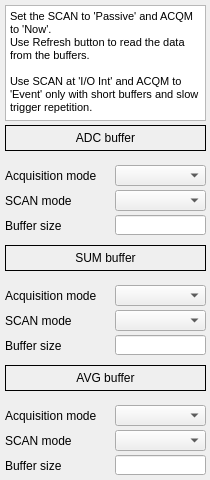
<?xml version="1.0" encoding="UTF-8"?>
<ui version="4.0">
 <class>MainWindow</class>
 <widget class="QMainWindow" name="MainWindow">
  <property name="geometry">
   <rect>
    <x>0</x>
    <y>0</y>
    <width>210</width>
    <height>480</height>
   </rect>
  </property>
  <property name="windowTitle">
   <string>MainWindow</string>
  </property>
  <property name="Title" stdset="0">
   <string>$(DEVICE): Acq.settings</string>
  </property>
  <widget class="QWidget" name="centralwidget">
   <widget class="caLabel" name="label_26">
    <property name="geometry">
     <rect>
      <x>5</x>
      <y>125</y>
      <width>201</width>
      <height>26</height>
     </rect>
    </property>
    <property name="frameShape">
     <enum>QFrame::Box</enum>
    </property>
    <property name="text">
     <string>ADC buffer</string>
    </property>
    <property name="alignment">
     <set>Qt::AlignCenter</set>
    </property>
    <property name="background">
     <color>
      <red>255</red>
      <green>255</green>
      <blue>255</blue>
     </color>
    </property>
   </widget>
   <widget class="caMenu" name="camenu_2">
    <property name="geometry">
     <rect>
      <x>115</x>
      <y>190</y>
      <width>91</width>
      <height>21</height>
     </rect>
    </property>
    <property name="channel" stdset="0">
     <string notr="true">$(DEVICE):signals:adc.ACQM</string>
    </property>
   </widget>
   <widget class="caMenu" name="camenu">
    <property name="geometry">
     <rect>
      <x>115</x>
      <y>165</y>
      <width>91</width>
      <height>21</height>
     </rect>
    </property>
    <property name="channel" stdset="0">
     <string notr="true">$(DEVICE):signals:adc.SCAN</string>
    </property>
   </widget>
   <widget class="caTextEntry" name="catextentry_8">
    <property name="geometry">
     <rect>
      <x>115</x>
      <y>215</y>
      <width>91</width>
      <height>20</height>
     </rect>
    </property>
    <property name="alignment">
     <set>Qt::AlignRight|Qt::AlignTrailing|Qt::AlignVCenter</set>
    </property>
    <property name="channel" stdset="0">
     <string notr="true">$(DEVICE):signals:adc.NGRP</string>
    </property>
    <property name="background">
     <color>
      <red>255</red>
      <green>255</green>
      <blue>127</blue>
     </color>
    </property>
    <property name="colorMode">
     <enum>caLineEdit::Static</enum>
    </property>
   </widget>
   <widget class="QLabel" name="label">
    <property name="geometry">
     <rect>
      <x>5</x>
      <y>165</y>
      <width>106</width>
      <height>21</height>
     </rect>
    </property>
    <property name="text">
     <string>Acquisition mode</string>
    </property>
   </widget>
   <widget class="QLabel" name="label_2">
    <property name="geometry">
     <rect>
      <x>5</x>
      <y>190</y>
      <width>106</width>
      <height>21</height>
     </rect>
    </property>
    <property name="text">
     <string>SCAN mode</string>
    </property>
   </widget>
   <widget class="QLabel" name="label_3">
    <property name="geometry">
     <rect>
      <x>5</x>
      <y>215</y>
      <width>106</width>
      <height>21</height>
     </rect>
    </property>
    <property name="text">
     <string>Buffer size</string>
    </property>
   </widget>
   <widget class="caLabel" name="label_27">
    <property name="geometry">
     <rect>
      <x>5</x>
      <y>245</y>
      <width>201</width>
      <height>26</height>
     </rect>
    </property>
    <property name="frameShape">
     <enum>QFrame::Box</enum>
    </property>
    <property name="text">
     <string>SUM buffer</string>
    </property>
    <property name="alignment">
     <set>Qt::AlignCenter</set>
    </property>
    <property name="background">
     <color>
      <red>255</red>
      <green>255</green>
      <blue>255</blue>
     </color>
    </property>
   </widget>
   <widget class="QLabel" name="label_4">
    <property name="geometry">
     <rect>
      <x>5</x>
      <y>285</y>
      <width>106</width>
      <height>21</height>
     </rect>
    </property>
    <property name="text">
     <string>Acquisition mode</string>
    </property>
   </widget>
   <widget class="caMenu" name="camenu_3">
    <property name="geometry">
     <rect>
      <x>115</x>
      <y>285</y>
      <width>91</width>
      <height>21</height>
     </rect>
    </property>
    <property name="channel" stdset="0">
     <string notr="true">$(DEVICE):signals:sum.SCAN</string>
    </property>
   </widget>
   <widget class="QLabel" name="label_5">
    <property name="geometry">
     <rect>
      <x>5</x>
      <y>310</y>
      <width>106</width>
      <height>21</height>
     </rect>
    </property>
    <property name="text">
     <string>SCAN mode</string>
    </property>
   </widget>
   <widget class="caMenu" name="camenu_4">
    <property name="geometry">
     <rect>
      <x>115</x>
      <y>310</y>
      <width>91</width>
      <height>21</height>
     </rect>
    </property>
    <property name="channel" stdset="0">
     <string notr="true">$(DEVICE):signals:sum.ACQM</string>
    </property>
   </widget>
   <widget class="caTextEntry" name="catextentry_9">
    <property name="geometry">
     <rect>
      <x>115</x>
      <y>335</y>
      <width>91</width>
      <height>20</height>
     </rect>
    </property>
    <property name="alignment">
     <set>Qt::AlignRight|Qt::AlignTrailing|Qt::AlignVCenter</set>
    </property>
    <property name="channel" stdset="0">
     <string notr="true">$(DEVICE):signals:sum.NGRP</string>
    </property>
    <property name="background">
     <color>
      <red>255</red>
      <green>255</green>
      <blue>127</blue>
     </color>
    </property>
    <property name="colorMode">
     <enum>caLineEdit::Static</enum>
    </property>
   </widget>
   <widget class="QLabel" name="label_6">
    <property name="geometry">
     <rect>
      <x>5</x>
      <y>335</y>
      <width>106</width>
      <height>21</height>
     </rect>
    </property>
    <property name="text">
     <string>Buffer size</string>
    </property>
   </widget>
   <widget class="QLabel" name="label_7">
    <property name="geometry">
     <rect>
      <x>5</x>
      <y>405</y>
      <width>106</width>
      <height>21</height>
     </rect>
    </property>
    <property name="text">
     <string>Acquisition mode</string>
    </property>
   </widget>
   <widget class="QLabel" name="label_8">
    <property name="geometry">
     <rect>
      <x>5</x>
      <y>430</y>
      <width>106</width>
      <height>21</height>
     </rect>
    </property>
    <property name="text">
     <string>SCAN mode</string>
    </property>
   </widget>
   <widget class="caTextEntry" name="catextentry_10">
    <property name="geometry">
     <rect>
      <x>115</x>
      <y>455</y>
      <width>91</width>
      <height>20</height>
     </rect>
    </property>
    <property name="alignment">
     <set>Qt::AlignRight|Qt::AlignTrailing|Qt::AlignVCenter</set>
    </property>
    <property name="channel" stdset="0">
     <string notr="true">$(DEVICE):signals:average.NGRP</string>
    </property>
    <property name="background">
     <color>
      <red>255</red>
      <green>255</green>
      <blue>127</blue>
     </color>
    </property>
    <property name="colorMode">
     <enum>caLineEdit::Static</enum>
    </property>
   </widget>
   <widget class="caMenu" name="camenu_5">
    <property name="geometry">
     <rect>
      <x>115</x>
      <y>405</y>
      <width>91</width>
      <height>21</height>
     </rect>
    </property>
    <property name="channel" stdset="0">
     <string notr="true">$(DEVICE):signals:average.SCAN</string>
    </property>
   </widget>
   <widget class="caMenu" name="camenu_6">
    <property name="geometry">
     <rect>
      <x>115</x>
      <y>430</y>
      <width>91</width>
      <height>21</height>
     </rect>
    </property>
    <property name="channel" stdset="0">
     <string notr="true">$(DEVICE):signals:average.ACQM</string>
    </property>
   </widget>
   <widget class="caLabel" name="label_28">
    <property name="geometry">
     <rect>
      <x>5</x>
      <y>365</y>
      <width>201</width>
      <height>26</height>
     </rect>
    </property>
    <property name="frameShape">
     <enum>QFrame::Box</enum>
    </property>
    <property name="text">
     <string>AVG buffer</string>
    </property>
    <property name="alignment">
     <set>Qt::AlignCenter</set>
    </property>
    <property name="background">
     <color>
      <red>255</red>
      <green>255</green>
      <blue>255</blue>
     </color>
    </property>
   </widget>
   <widget class="QLabel" name="label_9">
    <property name="geometry">
     <rect>
      <x>5</x>
      <y>455</y>
      <width>106</width>
      <height>21</height>
     </rect>
    </property>
    <property name="text">
     <string>Buffer size</string>
    </property>
   </widget>
   <widget class="QTextBrowser" name="textBrowser">
    <property name="geometry">
     <rect>
      <x>5</x>
      <y>5</y>
      <width>201</width>
      <height>116</height>
     </rect>
    </property>
    <property name="font">
     <font>
      <pointsize>8</pointsize>
     </font>
    </property>
    <property name="html">
     <string>&lt;!DOCTYPE HTML PUBLIC &quot;-//W3C//DTD HTML 4.0//EN&quot; &quot;http://www.w3.org/TR/REC-html40/strict.dtd&quot;&gt;
&lt;html&gt;&lt;head&gt;&lt;meta name=&quot;qrichtext&quot; content=&quot;1&quot; /&gt;&lt;style type=&quot;text/css&quot;&gt;
p, li { white-space: pre-wrap; }
&lt;/style&gt;&lt;/head&gt;&lt;body style=&quot; font-family:'Sans Serif'; font-size:8pt; font-weight:400; font-style:normal;&quot;&gt;
&lt;p style=&quot; margin-top:0px; margin-bottom:0px; margin-left:0px; margin-right:0px; -qt-block-indent:0; text-indent:0px;&quot;&gt;Set the SCAN to 'Passive' and ACQM to 'Now'.&lt;/p&gt;
&lt;p style=&quot; margin-top:0px; margin-bottom:0px; margin-left:0px; margin-right:0px; -qt-block-indent:0; text-indent:0px;&quot;&gt;Use Refresh button to read the data from the buffers.&lt;/p&gt;
&lt;p style=&quot;-qt-paragraph-type:empty; margin-top:0px; margin-bottom:0px; margin-left:0px; margin-right:0px; -qt-block-indent:0; text-indent:0px;&quot;&gt;&lt;/p&gt;
&lt;p style=&quot; margin-top:0px; margin-bottom:0px; margin-left:0px; margin-right:0px; -qt-block-indent:0; text-indent:0px;&quot;&gt;Use SCAN at 'I/O Int' and ACQM to 'Event' only with short buffers and slow trigger repetition.&lt;/p&gt;&lt;/body&gt;&lt;/html&gt;</string>
    </property>
   </widget>
  </widget>
 </widget>
 <customwidgets>
  <customwidget>
   <class>caMenu</class>
   <extends>QComboBox</extends>
   <header>caMenu</header>
  </customwidget>
  <customwidget>
   <class>caTextEntry</class>
   <extends>caLineEdit</extends>
   <header>caTextEntry</header>
  </customwidget>
  <customwidget>
   <class>caLabel</class>
   <extends>QLabel</extends>
   <header>caLabel</header>
  </customwidget>
  <customwidget>
   <class>caLineEdit</class>
   <extends>QLineEdit</extends>
   <header>caLineEdit</header>
  </customwidget>
 </customwidgets>
 <resources/>
 <connections/>
</ui>
